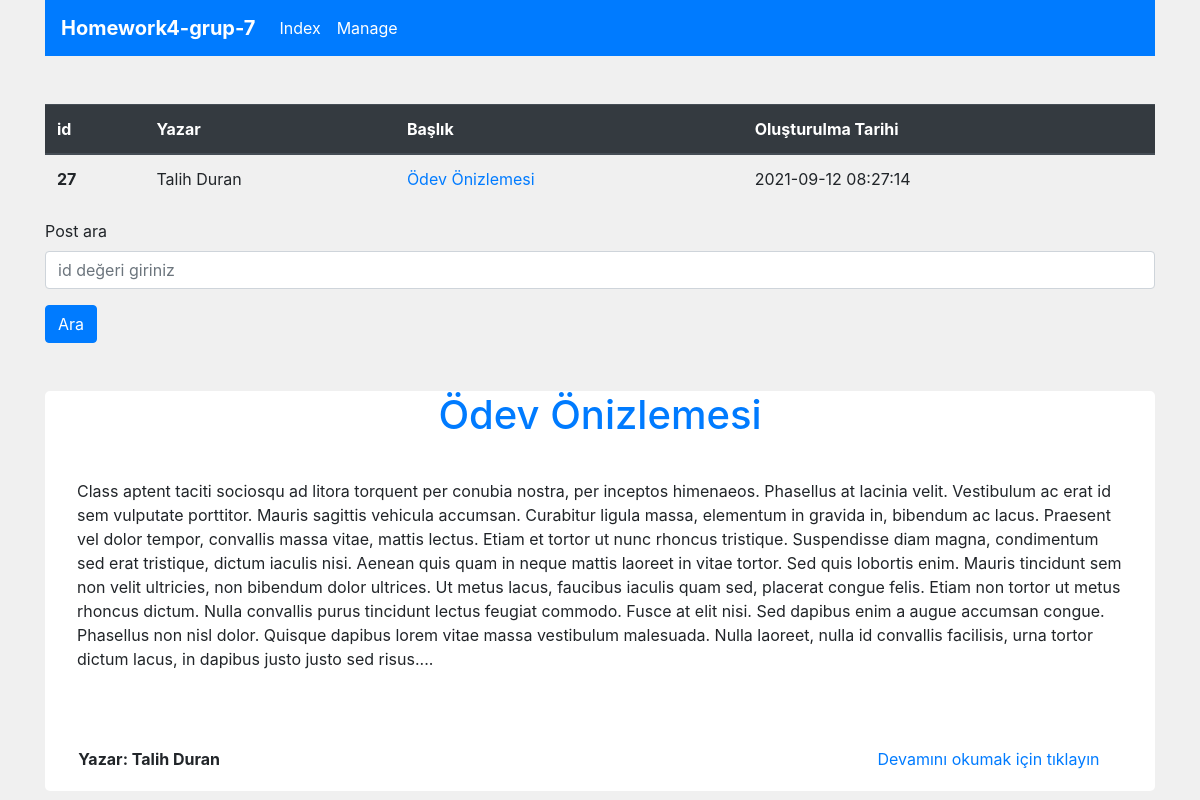
Page /index.php?post=27 on the committed database.
### tables this page shows
CREATE TABLE `posts` (
  `id` int(11) NOT NULL,
  `author` varchar(55) NOT NULL,
  `post_detail` text NOT NULL,
  `post_header` varchar(255) NOT NULL,
  `post_created` datetime NOT NULL DEFAULT current_timestamp(),
  `post_updated` datetime NOT NULL DEFAULT current_timestamp()
);

### db.class.php (called while the page is built, shortened)
<?php
class DB{
    protected string $user = "root";
    protected string $pass = "";
    protected string $db_name = "post";
    protected string $host_name ="localhost";
    public function createConn() : PDO{
        try{
            return new PDO("mysql:host=$this->host_name;dbname=$this->db_name","$this->user","$this->pass");
        }catch(PDOException $e){
            echo $e-> getMessage();
        }
    }
    public function get(string $table_name, int $id) : array{
        $conn  = $this->createConn();
        $stmt = $conn->prepare("SELECT * FROM $table_name WHERE id = $id");
        $stmt->execute();
        return $stmt->fetchAll(PDO::FETCH_ASSOC);
    }
}

### post.class.php (called while the page is built, shortened)
<?php
require "db.class.php";
class Post{
    private object $database;
    public function __construct(DB $database)
    {
        $this->database = $database;
    }
    public function postDetail(int $post_id): array{
        return $this->database->get("posts", $post_id);
    }
}

### index.php (the view, shortened to what this page needs)
<?php  require "post.class.php"; ?>
<!DOCTYPE html>
<html lang="en">
<head>
    <link rel="stylesheet" href="https://cdn.jsdelivr.net/npm/bootstrap@4.6.0/dist/css/bootstrap.min.css">
</head>
<body style = "background-color:rgb(240, 240, 240)">
<div class = "container">
<nav class="navbar navbar-expand-lg navbar-light bg-primary mb-5"  >
  <a class="navbar-brand" href="" style="color: white; font-weight:bold">Homework4-grup-7</a>
  <div class="collapse navbar-collapse" id="navbarNav">
    <ul class="navbar-nav">
      <li class="nav-item active">
        <a class="nav-link" style="color: white;" href="http://localhost/homework4-grup-7/index.php">Index <span class="sr-only">(current)</span></a>
      </li>
      <li class="nav-item active">
        <a class="nav-link" style="color: white;" href="http://localhost/homework4-grup-7/manage.php">Manage<span class="sr-only">(current)</span></a>
      </li>
    </ul>
  </div>
</nav>
    <table class="table">
    <thead class="thead-dark">
      <tr>
        <th scope="col">id</th>
        <th scope="col">Yazar</th>
        <th scope="col">Başlık</th>
        <th scope="col">Oluşturulma Tarihi</th>
      </tr>
    </thead>
    <tbody>
      <?php
      if(isset($_GET['post'])){
        $id = $_GET['post'];
        $postObj = new Post(new DB());
        $post = $postObj->postDetail($id);
        foreach($post as $post_val){
          echo "<tr>" . PHP_EOL;
          echo "<th scope ='row'>$post_val[id]</th>" . PHP_EOL;
          echo "<td>$post_val[author]</td>" . PHP_EOL;
          echo "<td><a href='http://localhost/homework4-grup7/$post_val[post_header].php'> $post_val[post_header]</a></td>" . PHP_EOL;
          echo "<td>$post_val[post_created]</td>" . PHP_EOL;
          echo "</tr> " . PHP_EOL;
      }
      }
      ?>
    </tbody>
</table>
<form action="index.php" method="GET">
<div class="form-group">
       <label for="search-post">Post ara</label>
       <input type="text" name = "post" class="form-control" placeholder="id değeri giriniz">
</div>
<button class="btn btn-primary" type="submit">Ara</button>
</form>
<div class="container p-0 mt-5">
    <?php
  if(isset($_GET['post'])){
    foreach($post as $post_val){
      echo "<div class ='post-box mt-5'>";
      echo "<div class = 'post-box-inner'>";
      echo "<h1> <a href='http://localhost/homework4-grup7/$post_val[post_header].php'>$post_val[post_header]</a></h1>";
      echo "<p>";
      echo substr($post_val['post_detail'], 0 ,1500);
      echo "...</p>";
      echo "</div>";
      echo "<div class ='post-author'>Yazar: $post_val[author]</div>";
      echo "<div class ='post-read'><a href='http://localhost/homework4-grup7/$post_val[post_header].php'>Devamını okumak için tıklayın</a></div>";
      echo "</div>";
    }
  }
    ?>
</div>
</body>
</html>

### index.php (style rules this page uses)
.post-box { width: 100%; height: 400px; background-color: white; border-radius: 5px; position: relative; }
.post-box h1 { text-align: center; }
.post-box-inner p { padding: 2em; }
.post-box-inner a { text-decoration: none; }
.post-author { position: absolute; bottom:5%; left: 3%; font-weight: bold; }
.post-read { position: absolute; bottom: 5%; right:5%; }

### rows in the picture
posts: id "27", author "Talih Duran", post_header "Ödev Önizlemesi", post_created "2021-09-12 08:27:14", post_detail "Class aptent taciti sociosqu ad litora torquent per conubia nostra, per inceptos himenaeos. Phasellus at lacinia velit. Vestibulum ac erat id sem vulputate porttitor. Mauris sagittis vehicula accumsan. Curabitur ligula massa, elementum in gravida in, bibendum ac lacus. Praesent vel dolor tempor, convallis massa vitae, mattis lectus. Etiam et tortor ut nunc rhoncus tristique. Suspendisse diam magna, condimentum sed erat tristique, dictum iaculis nisi. Aenean quis quam in neque mattis laoreet in vitae tortor. Sed quis lobortis enim. Mauris tincidunt sem non velit ultricies, non bibendum dolor ultrices. Ut metus lacus, faucibus iaculis quam sed, placerat congue felis. Etiam non tortor ut metus…"
